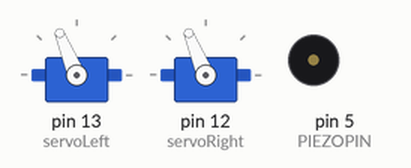
Recording of a sketch running on a simulated Arduino Uno, built with avr-gcc and run on an emulated ATmega328P. On the bench: 2 × servo, buzzer (waves = sounding, pin HIGH).

Above: at 3.8 s.
Timing chart, 0 to 6.8 s (numbered marks = the images above):
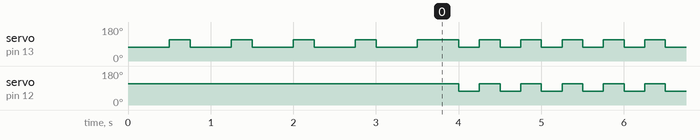

The sketch:

sketch_aug06a.ino
```cpp
#include <Servo.h>                           // Include servo library

Servo servoLeft;                             // Declare left servo signal
Servo servoRight;                            // Declare right servo signal

void backwards(int delayy){
  servoLeft.writeMicroseconds(1700);
  servoRight.writeMicroseconds(1300);
  delay(delayy);
}

void forwards(int delayy){
  servoLeft.writeMicroseconds(1300);
  servoRight.writeMicroseconds(1700);
  delay(delayy);
}

void spin_left(int delayy){
  servoLeft.writeMicroseconds(1300);
  servoRight.writeMicroseconds(1300);
  delay(delayy);
}

void spin_right(int delayy){
  servoLeft.writeMicroseconds(1700);
  servoRight.writeMicroseconds(1700);
  delay(delayy);
}

void circle(){
  forwards(500);
  spin_right(250);

}


int PIEZOPIN = 5;                            // Declare pin that the piezo is connected to.
// DECLARE LED PINS HERE

// One octave of notes between A4 and A5, for Piezo Greeting
int note_A4 = 440;
int note_As4 = 466; int note_Bb4 = note_As4;
int note_B4 = 494;
int note_C5 = 523;
int note_Cs5 = 554; int note_Db5 = note_Cs5;
int note_D5 = 587;
int note_Ds5 = 622; int note_Eb5 = note_Ds5;
int note_E5 = 659;
int note_F5 = 698;
int note_Fs5 = 740; int note_Gb5 = note_Fs5;
int note_G5 = 784;
int note_Gs5 = 830; int note_Ab5 = note_Gs5;

void setup()
{
  pinMode(PIEZOPIN, OUTPUT);                 // Attach piezo to pin 5.
  servoLeft.attach(13);                      // Attach left signal to pin 13
  servoRight.attach(12);                     // Attach right signal to pin 12
  // Attach LED pins here.
  circle();
  circle();
  circle();
  circle();
  circle();

}

void dance(){
  circle();
  circle();
  circle();
  circle();
  circle();
  circle();
  circle();
  circle();
  circle();
  circle();
  circle();
  circle();
  circle();
  circle();
  circle();


}


void loop()
{
  // Code for testing servos.
  // Tinker with the numbers to see how they work!
  // For help, visit https://learn.parallax.com/tutorials/robot/shield-bot/robotics-board-education-shield-arduino/chapter-2-shield-lights-servo-4.
  spin_right(250);
  spin_left(250);


}
```

Measured:
- by itself, servo on pin 13 (servoLeft): goes 4 × (112° 0.25 s, 73° 0.50 s), 112° 0.50 s, 251 × (73° 0.25 s, 112° 0.25 s), 73° 0.25 s, then 112°
- by itself, servo on pin 12 (servoRight): alternates 112° for 0.25 s and 73° for 0.25 s
